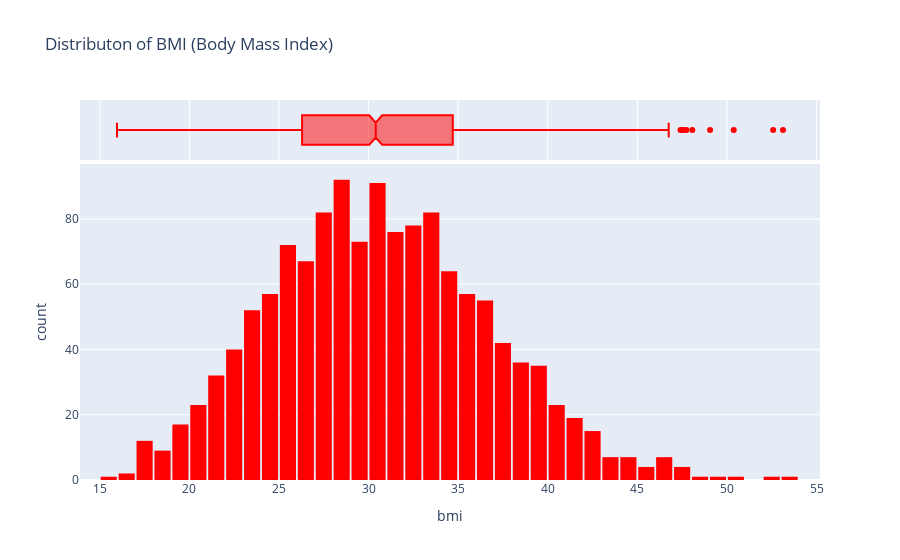

Notebook source saved alongside this figure:
### Code cell
fig = px.histogram(medical_df, x='bmi',
                   marginal='box',
                   color_discrete_sequence=['red'],
                   title = 'Distributon of BMI (Body Mass Index)')
fig.update_layout(bargap=0.1)
fig.show()

### Figure 1 — Plotly figure (JSON) as saved in the notebook; plotly's stock layout.template omitted (floating-point values rounded to 4 significant figures; data arrays with more than 128 entries replaced by an {"elided": "..."} marker saying what was removed)
{"data": [{"bingroup": "x", "hovertemplate": "bmi=%{x}<br>count=%{y}<extra></extra>", "legendgroup": "", "marker": {"color": "red", "pattern": {"shape": ""}}, "name": "", "orientation": "v", "showlegend": false, "type": "histogram", "x": {"elided": "1338 float values"}, "xaxis": "x", "yaxis": "y"}, {"hovertemplate": "bmi=%{x}<extra></extra>", "legendgroup": "", "marker": {"color": "red"}, "name": "", "notched": true, "showlegend": false, "type": "box", "x": {"elided": "1338 float values"}, "xaxis": "x2", "yaxis": "y2"}], "layout": {"bargap": 0.1, "barmode": "relative", "legend": {"tracegroupgap": 0}, "title": {"text": "Distributon of BMI (Body Mass Index)"}, "xaxis": {"anchor": "y", "domain": [0, 1], "title": {"text": "bmi"}}, "xaxis2": {"anchor": "y2", "domain": [0, 1], "matches": "x", "showgrid": true, "showticklabels": false}, "yaxis": {"anchor": "x", "domain": [0, 0.8316], "title": {"text": "count"}}, "yaxis2": {"anchor": "x2", "domain": [0.8416, 1], "matches": "y2", "showgrid": false, "showline": false, "showticklabels": false, "ticks": ""}}}
